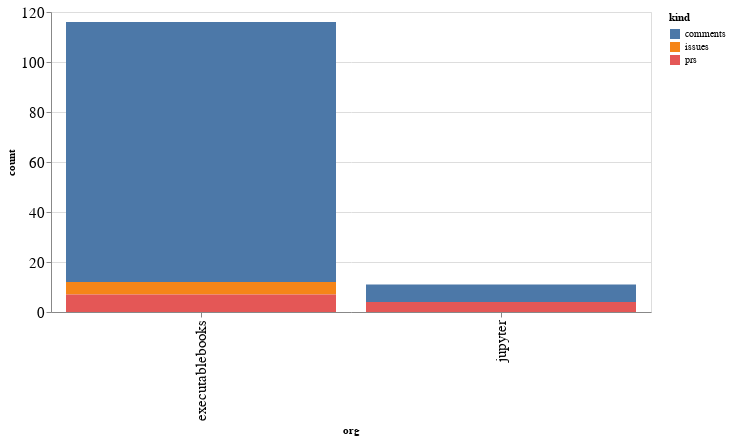

The code cell stored with this chart in its notebook:
### Code cell
alt.Chart(org_summaries, width=600).mark_bar().encode(
    x='org',
    y='count',
    color='kind',
    tooltip="org"
)

### Figure 1 — Vega-Lite specification as saved in the notebook (floating-point values rounded to 4 significant figures)
{"config": {"axisLeft": {"labelFontSize": 15}, "axisBottom": {"labelFontSize": 15}}, "data": {"name": "data-bdb99f8cd2be472b9a64049220e5fd8c"}, "mark": "bar", "encoding": {"color": {"type": "nominal", "field": "kind"}, "tooltip": {"type": "nominal", "field": "org"}, "x": {"type": "nominal", "field": "org"}, "y": {"type": "quantitative", "field": "count"}}, "width": 600, "$schema": "https://vega.github.io/schema/vega-lite/v4.8.1.json", "datasets": {"data-bdb99f8cd2be472b9a64049220e5fd8c": [{"org": "executablebooks", "kind": "comments", "count": 104}, {"org": "executablebooks", "kind": "issues", "count": 5}, {"org": "executablebooks", "kind": "prs", "count": 7}, {"org": "jupyter", "kind": "comments", "count": 7}, {"org": "jupyter", "kind": "prs", "count": 4}]}}
